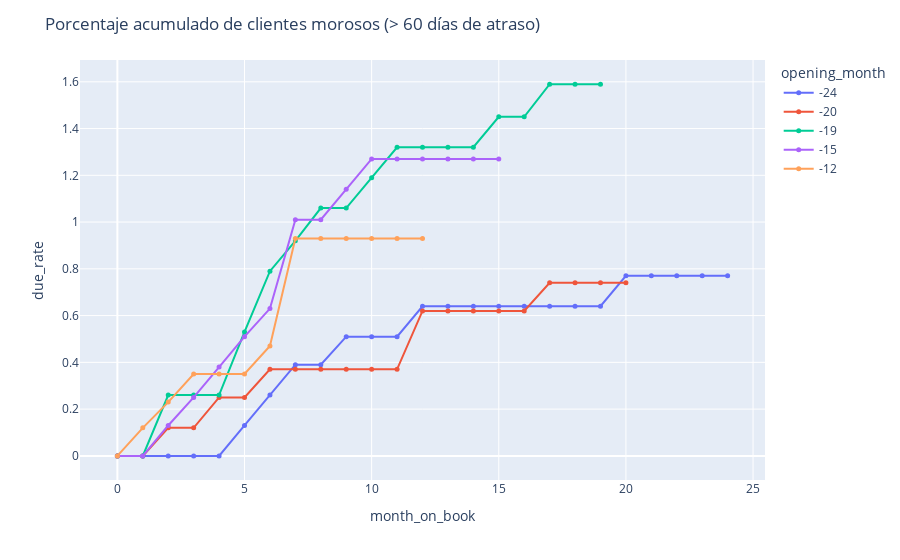

Notebook code cell kept with this figure:
### Markdown cell above
No existe un patrón de crecimiento de morosos tal como, por ejemplo, que mientras más antigua se la apertura, mayor probabilidad de observar morosos o viceversa. Como lo demuestran las siguientes curvas.

### Code cell
examples =  get_vintage_analysis_by_interval(df_vintage=df_vintage_2,
                                             time_interval=None,
                                             cohorts_list=[-12, -24, -15, -19, -20])
get_cohort_graph(examples, bucket_2)

### Figure 1 — Plotly figure (JSON) as saved in the notebook; plotly's stock layout.template omitted (floating-point values rounded to 4 significant figures)
{"data": [{"hovertemplate": "opening_month=-24<br>month_on_book=%{x}<br>due_rate=%{y}<extra></extra>", "legendgroup": "-24", "line": {"color": "#636efa", "dash": "solid"}, "marker": {"size": 5, "symbol": "circle"}, "mode": "markers+lines", "name": "-24", "orientation": "v", "showlegend": true, "type": "scatter", "x": [0, 1, 2, 3, 4, 5, 6, 7, 8, 9, 10, 11, 12, 13, 14, 15, 16, 17, 18, 19, 20, 21, 22, 23, 24], "xaxis": "x", "y": [0, 0, 0, 0, 0, 0.13, 0.26, 0.39, 0.39, 0.51, 0.51, 0.51, 0.64, 0.64, 0.64, 0.64, 0.64, 0.64, 0.64, 0.64, 0.77, 0.77, 0.77, 0.77, 0.77], "yaxis": "y"}, {"hovertemplate": "opening_month=-20<br>month_on_book=%{x}<br>due_rate=%{y}<extra></extra>", "legendgroup": "-20", "line": {"color": "#EF553B", "dash": "solid"}, "marker": {"size": 5, "symbol": "circle"}, "mode": "markers+lines", "name": "-20", "orientation": "v", "showlegend": true, "type": "scatter", "x": [0, 1, 2, 3, 4, 5, 6, 7, 8, 9, 10, 11, 12, 13, 14, 15, 16, 17, 18, 19, 20], "xaxis": "x", "y": [0, 0, 0.12, 0.12, 0.25, 0.25, 0.37, 0.37, 0.37, 0.37, 0.37, 0.37, 0.62, 0.62, 0.62, 0.62, 0.62, 0.74, 0.74, 0.74, 0.74], "yaxis": "y"}, {"hovertemplate": "opening_month=-19<br>month_on_book=%{x}<br>due_rate=%{y}<extra></extra>", "legendgroup": "-19", "line": {"color": "#00cc96", "dash": "solid"}, "marker": {"size": 5, "symbol": "circle"}, "mode": "markers+lines", "name": "-19", "orientation": "v", "showlegend": true, "type": "scatter", "x": [0, 1, 2, 3, 4, 5, 6, 7, 8, 9, 10, 11, 12, 13, 14, 15, 16, 17, 18, 19], "xaxis": "x", "y": [0, 0, 0.26, 0.26, 0.26, 0.53, 0.79, 0.92, 1.06, 1.06, 1.19, 1.32, 1.32, 1.32, 1.32, 1.45, 1.45, 1.59, 1.59, 1.59], "yaxis": "y"}, {"hovertemplate": "opening_month=-15<br>month_on_book=%{x}<br>due_rate=%{y}<extra></extra>", "legendgroup": "-15", "line": {"color": "#ab63fa", "dash": "solid"}, "marker": {"size": 5, "symbol": "circle"}, "mode": "markers+lines", "name": "-15", "orientation": "v", "showlegend": true, "type": "scatter", "x": [0, 1, 2, 3, 4, 5, 6, 7, 8, 9, 10, 11, 12, 13, 14, 15], "xaxis": "x", "y": [0, 0, 0.13, 0.25, 0.38, 0.51, 0.63, 1.01, 1.01, 1.14, 1.27, 1.27, 1.27, 1.27, 1.27, 1.27], "yaxis": "y"}, {"hovertemplate": "opening_month=-12<br>month_on_book=%{x}<br>due_rate=%{y}<extra></extra>", "legendgroup": "-12", "line": {"color": "#FFA15A", "dash": "solid"}, "marker": {"size": 5, "symbol": "circle"}, "mode": "markers+lines", "name": "-12", "orientation": "v", "showlegend": true, "type": "scatter", "x": [0, 1, 2, 3, 4, 5, 6, 7, 8, 9, 10, 11, 12], "xaxis": "x", "y": [0, 0.12, 0.23, 0.35, 0.35, 0.35, 0.47, 0.93, 0.93, 0.93, 0.93, 0.93, 0.93], "yaxis": "y"}], "layout": {"legend": {"title": {"text": "opening_month"}, "tracegroupgap": 0}, "margin": {"t": 60}, "title": {"text": "Porcentaje acumulado de clientes morosos (> 60 días de atraso)"}, "xaxis": {"anchor": "y", "domain": [0, 1], "title": {"text": "month_on_book"}}, "yaxis": {"anchor": "x", "domain": [0, 1], "title": {"text": "due_rate"}}}}
